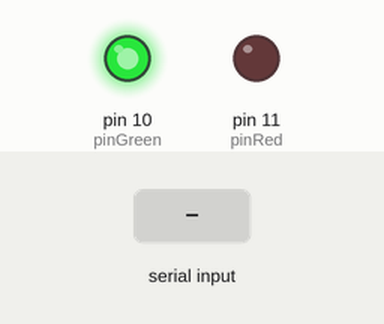
A sketch run on a simulated Arduino Uno, built with avr-gcc and run on an emulated ATmega328P. Shown: output pins drawn as LEDs (lit = HIGH). Inputs (shaded band) come from the test bench.

Above: at 1.2 s.
1.3 s: "start" received over Serial
At 3.1 s:
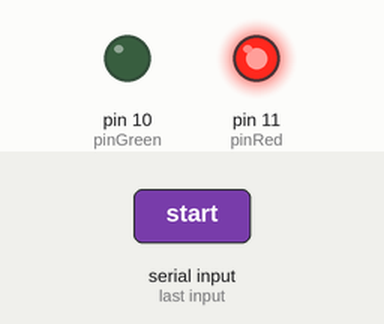
3.8 s: "quit" received over Serial
At 6.1 s:
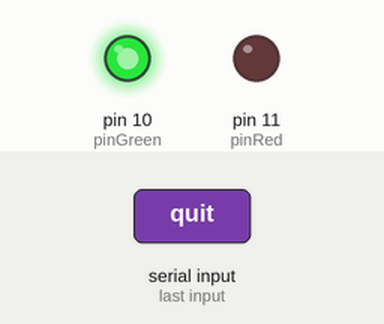
Timing chart, 0 to 7.6 s (numbered marks = the images above; inputs shaded):
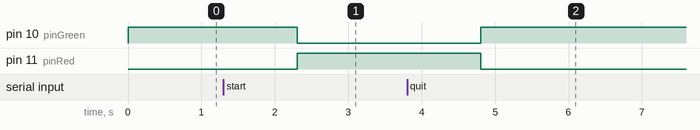

Measured:
- after the input at 1.3 s, pin 10 (pinGreen): HIGH → LOW after 1.0 s; pin 11 (pinRed): LOW → HIGH after 1.0 s
- after the input at 3.8 s, pin 10 (pinGreen): LOW → HIGH after 1.0 s; pin 11 (pinRed): HIGH → LOW after 1.0 s

The sketch:

New2.ino
```cpp
#define pinGreen 10
#define  pinRed 11
int value =0; // Serial.available() resets its value over time this a its values summed
void setup() {
  // put your setup code here, to run once:
  pinMode(pinGreen, OUTPUT),
  pinMode(pinRed, OUTPUT);
  Serial.begin(9600);
}

void loop() {
  // put your main code here, to run repeatedly:
  digitalWrite(pinGreen, HIGH);
  digitalWrite(pinRed, LOW);                          //State 1


  while(value == 0){
                                                      //State 2
  if(Serial.readString() == "start"){
    value = 1;
    }


  //Wait for input
  }
  digitalWrite(pinGreen, LOW);                        //State 3
  digitalWrite(pinRed, HIGH);


  while(value>0){


   if(Serial.readString() == "quit"){                 //State 4
    value=0;
    }

  }    }
```
